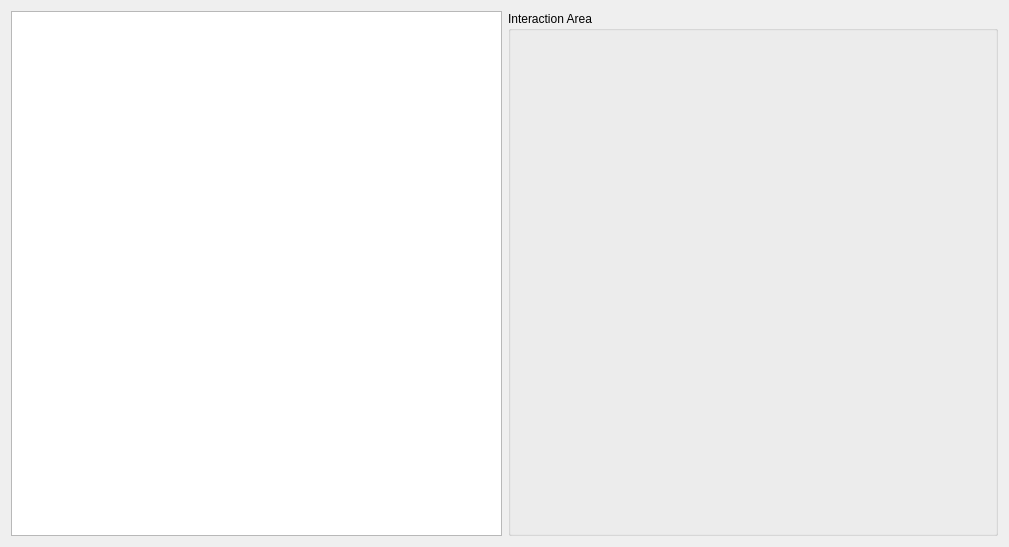
<?xml version="1.0" encoding="UTF-8"?>
<ui version="4.0">
 <class>Dialog</class>
 <widget class="QDialog" name="Dialog">
  <property name="geometry">
   <rect>
    <x>0</x>
    <y>0</y>
    <width>1009</width>
    <height>547</height>
   </rect>
  </property>
  <property name="windowTitle">
   <string>Event Handling Sample App!</string>
  </property>
  <property name="windowIcon">
   <iconset>
    <normaloff>icons/coral_32.png</normaloff>icons/coral_32.png</iconset>
  </property>
  <layout class="QHBoxLayout" name="horizontalLayout">
   <item>
    <widget class="QTextBrowser" name="textArea"/>
   </item>
   <item>
    <widget class="QGroupBox" name="interactionArea">
     <property name="sizePolicy">
      <sizepolicy hsizetype="Expanding" vsizetype="Preferred">
       <horstretch>0</horstretch>
       <verstretch>0</verstretch>
      </sizepolicy>
     </property>
     <property name="focusPolicy">
      <enum>Qt::StrongFocus</enum>
     </property>
     <property name="title">
      <string>Interaction Area</string>
     </property>
    </widget>
   </item>
  </layout>
 </widget>
 <resources/>
 <connections/>
</ui>
